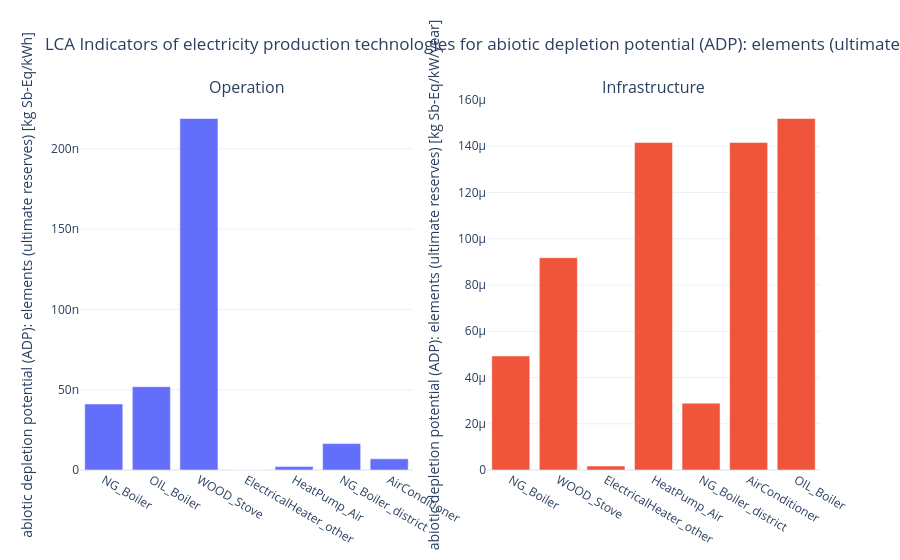

The notebook cell this image was saved under:
### Code cell
plot.plot_indicators_of_technologies_for_one_impact_category(
    technologies_list=visualise_technologies,
    impact_category=(
        'EF v3.1',
        'material resources: metals/minerals',
        'abiotic depletion potential (ADP): elements (ultimate reserves)',
    ),
    metadata={
        'operation_unit': 'kWh',
        'construction_unit': 'kW',
        'technologies_type': 'electricity production',
    },
)

### Figure 1 — Plotly figure (JSON) as saved in the notebook; plotly's stock layout.template omitted (floating-point values rounded to 4 significant figures)
{"data": [{"hovertemplate": "<br><b>Technology</b>: %{x}</br><b>Value</b>: %{y:.2e} kg Sb-Eq/kWh</br>", "name": "Operation", "type": "bar", "x": ["NG_Boiler", "OIL_Boiler", "WOOD_Stove", "ElectricalHeater_other", "HeatPump_Air", "NG_Boiler_district", "AirConditioner"], "xaxis": "x", "y": [4.111e-08, 5.186e-08, 2.188e-07, 0.0, 2.118e-09, 1.644e-08, 6.948e-09], "yaxis": "y"}, {"hovertemplate": "<br><b>Technology</b>: %{x}</br><b>Value</b>: %{y:.2e} kg Sb-Eq/kW/year</br>", "name": "Infrastructure", "type": "bar", "x": ["NG_Boiler", "WOOD_Stove", "ElectricalHeater_other", "HeatPump_Air", "NG_Boiler_district", "AirConditioner", "OIL_Boiler"], "xaxis": "x2", "y": [4.932e-05, 9.182e-05, 1.699e-06, 0.0001416, 2.89e-05, 0.0001416, 0.000152], "yaxis": "y2"}], "layout": {"annotations": [{"font": {"size": 16}, "showarrow": false, "text": "Operation", "x": 0.225, "xanchor": "center", "xref": "paper", "y": 1, "yanchor": "bottom", "yref": "paper"}, {"font": {"size": 16}, "showarrow": false, "text": "Infrastructure", "x": 0.775, "xanchor": "center", "xref": "paper", "y": 1, "yanchor": "bottom", "yref": "paper"}], "showlegend": false, "title": {"text": "LCA Indicators of electricity production technologies for abiotic depletion potential (ADP): elements (ultimate reserves)"}, "xaxis": {"anchor": "y", "domain": [0, 0.45]}, "xaxis2": {"anchor": "y2", "domain": [0.55, 1]}, "yaxis": {"anchor": "x", "domain": [0, 1], "title": {"text": "abiotic depletion potential (ADP): elements (ultimate reserves) [kg Sb-Eq/kWh]"}}, "yaxis2": {"anchor": "x2", "domain": [0, 1], "title": {"text": "abiotic depletion potential (ADP): elements (ultimate reserves) [kg Sb-Eq/kW/year]"}}}}
